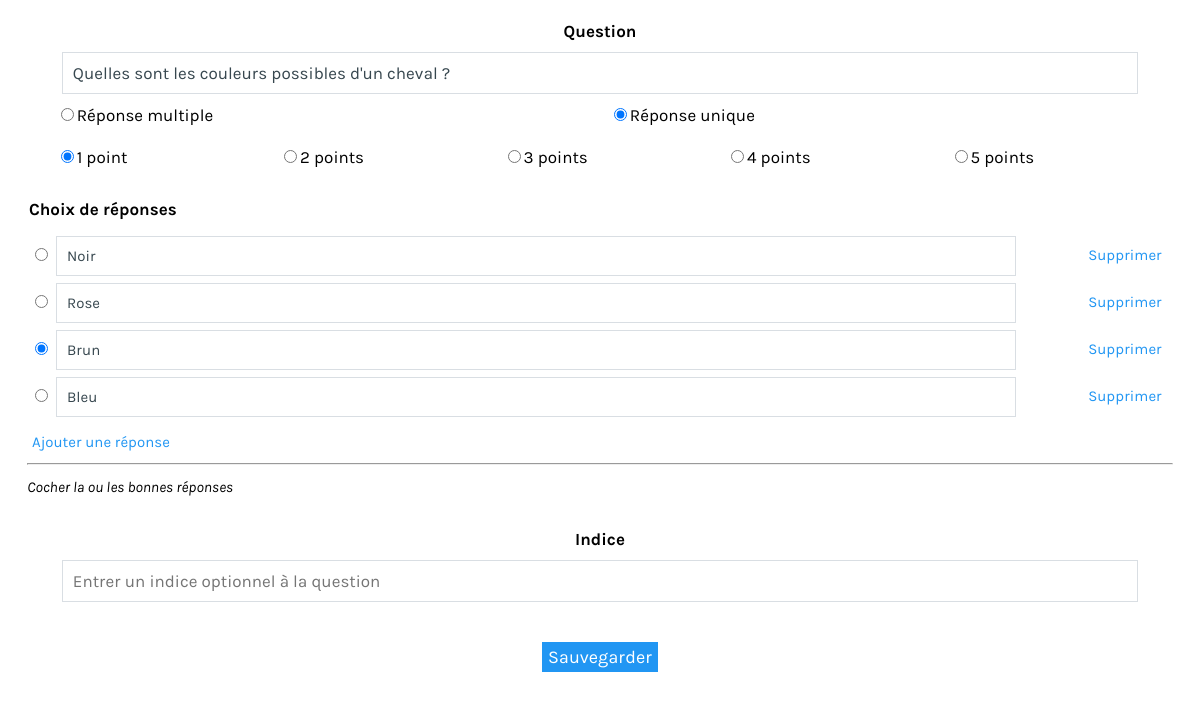
Page /frame_form_answer.php?id=2 (signed in) on the committed database.
### tables this page shows
CREATE TABLE question
(
	question_id INTEGER AUTO_INCREMENT NOT NULL,
    question_questionnaire_id INTEGER NOT NULL,
    question_num INTEGER NOT NULL,
    question_content varchar(255) NOT NULL,
    question_type enum('checkbox','radio') NOT NULL,
	question_hint TEXT,
    question_weight enum('1', '2', '3', '4', '5') NOT NULL DEFAULT 1,
    PRIMARY KEY (question_id),
    FOREIGN KEY (question_questionnaire_id) REFERENCES questionnaire(questionnaire_id) ON DELETE CASCADE
);

CREATE TABLE choice
(
	choice_id INTEGER AUTO_INCREMENT NOT NULL,
    choice_question_id INTEGER NOT NULL,
    choice_content varchar(255) NULL,
    choice_status BOOLEAN NOT NULL,
    PRIMARY KEY (choice_id),
    FOREIGN KEY (choice_question_id) REFERENCES question(question_id) ON DELETE CASCADE
);

### include/auth.class.php (called while the page is built, shortened)
<?php
class Auth{
	static function getUserId() {
		if(isset($_SESSION["user_id"]))
			return $_SESSION["user_id"];
		else
			return 0;
	}
};
?>

### frame_form_answer.php (the view, shortened to what this page needs)
<?php
require_once("include/auth.class.php");
$auth = new Auth(true);
$own = false;
$data = array();
if(Validation::Query($_GET, array("id", "qid")) && $_GET["id"] == -1) {
	$q = '	SELECT questionnaire.*, COUNT(question_id) AS questionnaire_total_questions
				FROM questionnaire
				INNER JOIN question ON questionnaire_id = question_questionnaire_id
				WHERE questionnaire_id = '.$_MYSQLI->real_escape_string($_GET["qid"]).'
				LIMIT 1';
	$questionnaire_result = $_MYSQLI->query($q);
	if($questionnaire_result->num_rows > 0)	{
		$questionnaire = $questionnaire_result->fetch_object();
		if($questionnaire->questionnaire_user_id == Auth::getUserId()) {
			$error = false;
			$new = true;
			$own = true;
			$data["question"] = new stdClass();
			$data["question"]->question_content = "";
			$data["question"]->question_hint = "";
			$data["question"]->question_type = "checkbox";
			$data["question"]->question_weight = "1";
			$data["question"]->question_weight = "1";
			$data["choices"] = array();
			$data["choices"][0] = new stdClass();
			$data["choices"][0]->choice_status = 0;
			$data["choices"][0]->question_type = "checkbox";
			$data["choices"][0]->choice_content = "";
			$data["choices"][0]->choice_id = -1;
		}
	}
}
else if($auth->isLogged() && Validation::Query($_GET, array("id")) && is_numeric($_GET["id"])) {
	$question_result = $_MYSQLI->query('SELECT * FROM question INNER JOIN questionnaire ON questionnaire_id = question_questionnaire_id WHERE question_id = '.$_GET["id"]);
	if($question_result->num_rows > 0) {
		$data["question"] = $question_result->fetch_object();
		$own = $data["question"]->questionnaire_user_id == Auth::getUserId();
		$choice_query = '	SELECT *, SUM(case when answer_student_user_id = '.Auth::getUserId().' then 1 else 0 end) as checked
							FROM question q
							JOIN choice c ON c.choice_question_id = q.question_id
							LEFT JOIN answer a ON a.answer_choice_id = c.choice_id
							WHERE question_id = '.$_GET["id"].'
							GROUP BY choice_id
							ORDER BY question_num ASC, question_id ASC';
		$choice_result = $_MYSQLI->query($choice_query);
		$data["choices"] = array();
		while($row = $choice_result->fetch_object()) {
			$data["choices"][$row->choice_id] = $row;
		}
	}
}
?>
<!DOCTYPE html>
<html>
	<head>
		<link rel="stylesheet" type="text/css" href="css/main.css">
	</head>
	<body style="background: #fff;">
			<div id="answer_framed" >
				<div class="padder">
					<?php
					if($own) {
						?>
						<div id="answerForm">
						<form action="" method="post" id="ownquestionform">
						<fieldset>
							<legend>Question</legend>
							<input id="question_content" type="text" name="question_content" placeholder="Entrer une question" value="<?php echo ($data["question"]->question_content); ?>" /><br/>
							<div id="type">
								<label><input id="type_multi" type="radio" <?php echo ($data["question"]->question_type == "checkbox") ? "checked" : ""; ?>  name="question_type" value="checkbox" />Réponse multiple</label>
								<label><input id="type_one" type="radio"  <?php echo ($data["question"]->question_type == "radio") ? "checked" : ""; ?> name="question_type" value="radio" />Réponse unique</label>
							</div>
							<div id="weight">
								<label><input <?php echo ($data["question"]->question_weight == "1") ? "checked" : ""; ?> type="radio" name="question_weight" value="1" />1 point</label>
								<label><input <?php echo ($data["question"]->question_weight == "2") ? "checked" : ""; ?> type="radio" name="question_weight" value="2" />2 points</label>
								<label><input <?php echo ($data["question"]->question_weight == "3") ? "checked" : ""; ?> type="radio" name="question_weight" value="3" />3 points</label>
								<label><input <?php echo ($data["question"]->question_weight == "4") ? "checked" : ""; ?> type="radio" name="question_weight" value="4" />4 points</label>
								<label><input <?php echo ($data["question"]->question_weight == "5") ? "checked" : ""; ?> type="radio" name="question_weight" value="5" />5 points</label>
							</div>
						</fieldset>
						<fieldset id="choices">
							<legend>Choix de réponses</legend>
							<table>
							<?php
							$i=0;
							foreach($data["choices"] as $choice) {
								echo "<tr>";
									$checked = ($choice->choice_status == 1) ? "checked" : "";
									echo '<td><input '.$checked.' class="answerbox" type="'.$data["question"]->question_type.'" name="correct_indexes[]" value="'.$i.'"></td>';
									echo '<td><input class="choice" type="text" name="labels[]" value="'.$choice->choice_content.'" />';
									echo '<input type="hidden" name="keys[]" value="'.$choice->choice_id.'" /></td>';
									echo '<input type="hidden" name="indexes[]" value="'.$i++.'" /></td>';
									echo '<td><a class="del" href="#">Supprimer</a></td>';
								echo "</tr>";
							}
							?>
							</table>
							<a id="new" href="#">Ajouter une réponse</a>
							<hr/>
							<i id="check_indication">Cocher la ou les bonnes réponses</i>
						</fieldset>
						<fieldset>
							<legend>Indice</legend>
							<input name="question_hint" type="text" placeholder="Entrer un indice optionnel à la question" value="<?php echo ($data["question"]->question_hint); ?>" />
						</fieldset>
						</form>
						</div>
						<input onclick="if(!validate())return false;document.getElementById('loader').style.display='';" type="submit" form="ownquestionform" value="Sauvegarder" class="btn" />
						<?php
					} ?>
				</div>
			</div>
	</body>
</html>

### css/main.css (style rules this page uses)
body { margin:0; font-family: 'Karla', sans-serif; font-size: 17px; line-height: 36px; background: #f5f5f5; }
input, textarea { font-family: "Karla",sans-serif; }
a { text-decoration: none; }
hr { color: #fff; }
#answer_framed { width:100%; height:100%; background: white; text-align: center; }
.padder { margin: 10px 15px 0; }
.btn { font-size: 18px; background: #2196F3; color: #ffffff; padding: 4px 6px; text-decoration: none; border:0; margin-top: 30px; cursor:pointer; transition:background 0.3s; }
#answerForm fieldset { border: 1px solid #d9dee3; border: 0; padding:0 10px 10px; line-height:42px; }
#answerForm fieldset legend { font-weight:bold; }
#type, #weight { margin-left: 2.5%; padding: 0; text-align: left; }
#type label { display: block; float: left; width: 49.5%; font-size:17px; }
#weight label { display: block; float: left; width: 20%; font-size:17px; }
#answerForm input[type=text], #answerForm input[type=password] { border: 1px solid #d9dee3; color: #37474f; font-size: 17px; padding: 10px; width:92%; }
#choices input[type=text] { font-size: 15px; }
#choices { text-align: left; }
#choices i { font-size:15px; }
#choices hr { margin:0; }
#choices a { font-size: 15px; padding:0 5px; color: #2196F3; }
#choices table { width: 100%; }
#choices td:first-child { width: 22px; }
#choices td:last-child { width: 90px; text-align:center; }
#weight { text-align:left; }
#answerForm { clear:both; }

### rows in the picture
question: question_content "Quelles sont les couleurs possibles d'un cheval ?", question_type "☐ Réponse multiple", question_type "☑ Réponse unique", question_weight "☑ 1 point", question_weight "☐ 2 points", question_weight "☐ 3 points", question_weight "☐ 4 points", question_weight "☐ 5 points", choice_content "Noir", choice_content "Brun"
choice: choice_content "Rose"
choice: choice_content "Bleu"
